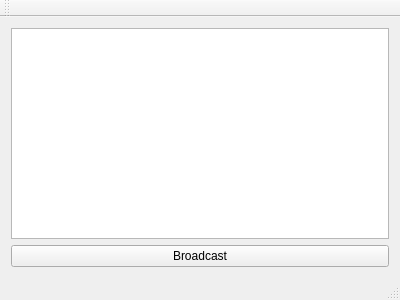
<?xml version="1.0" encoding="UTF-8"?>
<ui version="4.0">
 <class>MainWindow</class>
 <widget class="QMainWindow" name="MainWindow">
  <property name="geometry">
   <rect>
    <x>0</x>
    <y>0</y>
    <width>400</width>
    <height>300</height>
   </rect>
  </property>
  <property name="windowTitle">
   <string>MainWindow</string>
  </property>
  <widget class="QWidget" name="centralWidget">
   <layout class="QVBoxLayout" name="verticalLayout">
    <item>
     <widget class="QTextEdit" name="textEdit"/>
    </item>
    <item>
     <widget class="QPushButton" name="pushButton">
      <property name="text">
       <string>Broadcast</string>
      </property>
     </widget>
    </item>
   </layout>
  </widget>
  <widget class="QMenuBar" name="menuBar">
   <property name="geometry">
    <rect>
     <x>0</x>
     <y>0</y>
     <width>400</width>
     <height>21</height>
    </rect>
   </property>
  </widget>
  <widget class="QToolBar" name="mainToolBar">
   <attribute name="toolBarArea">
    <enum>TopToolBarArea</enum>
   </attribute>
   <attribute name="toolBarBreak">
    <bool>false</bool>
   </attribute>
  </widget>
  <widget class="QStatusBar" name="statusBar"/>
 </widget>
 <layoutdefault spacing="6" margin="11"/>
 <resources/>
 <connections/>
</ui>
